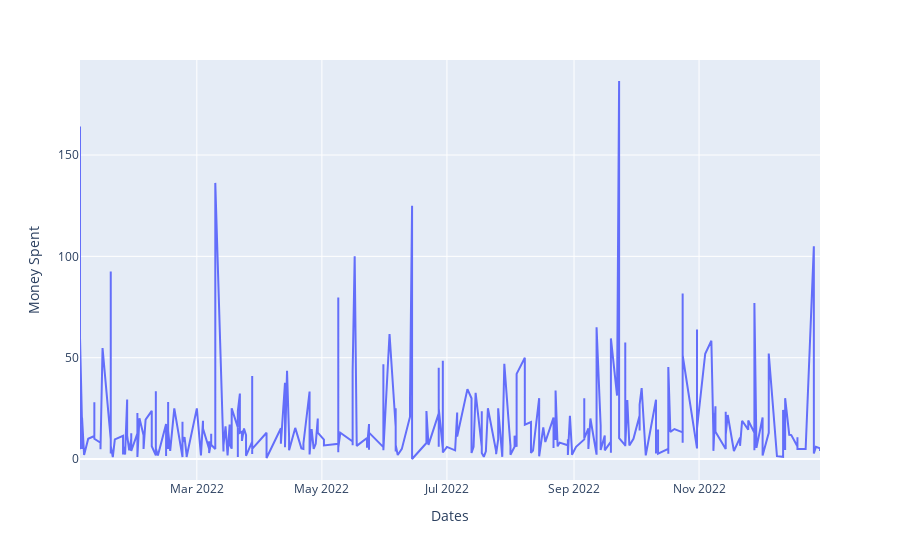

Source (notebook cell):
### Code cell
fig = px.line(df_spend, x='Dates', y="Money Spent")
fig.show()

### Figure 1 — Plotly figure (JSON) as saved in the notebook; plotly's stock layout.template omitted (floating-point values rounded to 4 significant figures; data arrays with more than 128 entries replaced by an {"elided": "..."} marker saying what was removed)
{"data": [{"hovertemplate": "Dates=%{x}<br>Money Spent=%{y}<extra></extra>", "legendgroup": "", "line": {"color": "#636efa", "dash": "solid"}, "marker": {"symbol": "circle"}, "mode": "lines", "name": "", "orientation": "v", "showlegend": false, "type": "scatter", "x": {"elided": "378 str values"}, "xaxis": "x", "y": {"elided": "378 float values"}, "yaxis": "y"}], "layout": {"legend": {"tracegroupgap": 0}, "margin": {"t": 60}, "xaxis": {"anchor": "y", "domain": [0, 1], "title": {"text": "Dates"}}, "yaxis": {"anchor": "x", "domain": [0, 1], "title": {"text": "Money Spent"}}}}
